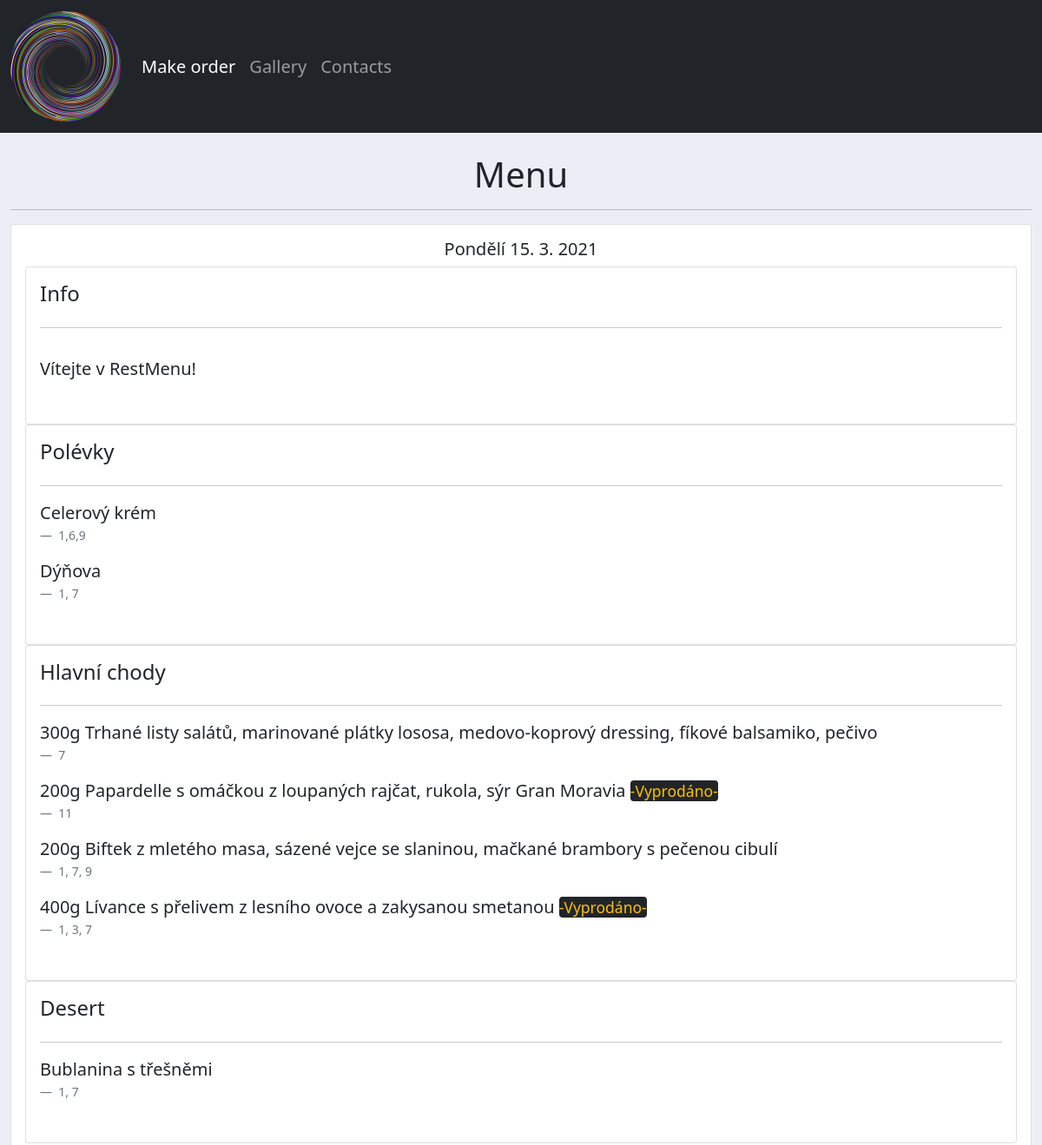
Before: / (upper part) with the older database file.
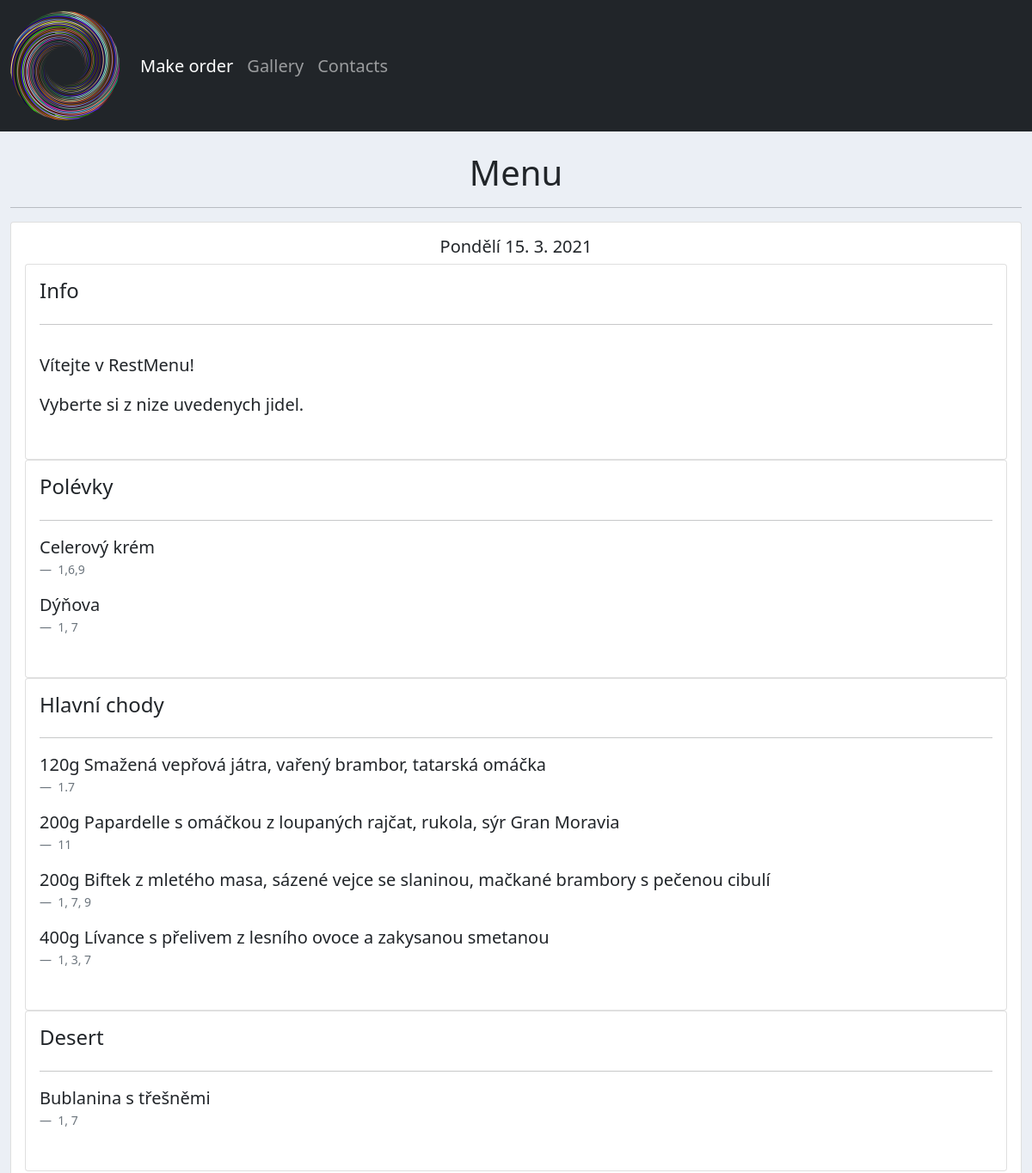
After: the same page with the newer database file.
### accounts/models.py (models this page shows)
class Menu(models.Model):
    supper1 = models.ForeignKey(
    Supper, related_name='supper1', null=True, on_delete=models.SET_NULL
    )
    supper1_portions = models.PositiveIntegerField(null=True)
    supper2 = models.ForeignKey(
    Supper, related_name='supper2', null=True, on_delete=models.SET_NULL
    )
    supper2_portions = models.PositiveIntegerField(null=True)
    meal1 = models.ForeignKey(
    Meal, related_name='meal1', null=True, on_delete=models.SET_NULL
    )
    meal1_portions = models.PositiveIntegerField(null=True)
    meal2 = models.ForeignKey(
    Meal, related_name='meal2', null=True, on_delete=models.SET_NULL
    )
    meal2_portions = models.PositiveIntegerField(null=True)
    meal3 = models.ForeignKey(
    Meal, related_name='meal3', null=True, on_delete=models.SET_NULL
    )
    meal3_portions = models.PositiveIntegerField(null=True)
    meal4 = models.ForeignKey(
    Meal, related_name='meal4', null=True, on_delete=models.SET_NULL
    )
    meal4_portions = models.PositiveIntegerField(null=True)
    desert = models.ForeignKey(Desert, null=True, on_delete=models.SET_NULL)
    day = models.CharField(max_length=1000, null=True, default='')
    info = models.TextField(max_length=2000, blank=True)

class Meal(models.Model):
    portion = models.IntegerField(null=True)
    name = models.CharField(max_length=200, null=True)
    alergens = models.CharField(max_length=200, null=True)
    price = models.PositiveIntegerField(null=True, default=110)
    def __str__(self):
        return self.name

class Supper(models.Model):
    name = models.CharField(max_length=200, null=True)
    alergens = models.CharField(max_length=200, null=True)
    price = models.PositiveIntegerField(null=True, default=25)
    def __str__(self):
        return self.name

class Desert(models.Model):
    name = models.CharField(max_length=200, null=True)
    alergens = models.CharField(max_length=200, null=True)
    def __str__(self):
        return self.name

### accounts/views.py (the view)
# urls.py: path('', views.home, name='home'),
def home(request):
    menu = Menu.objects.last()
    orders = Order.objects.all()
    total = orders.count()
    counting_portions1 = [
    'supper1', 'supper2', 'meal1', 'meal2', 'meal3', 'meal4'
    ]
    counting_portions2 = {}
    for i in counting_portions1:
        counting = Order.objects.aggregate(Sum(i))
        counting_portions2.update(counting)
    context = {
    'menu': menu,
    'orders': orders,
    'total': total,
    'c_p': counting_portions2,}
    return render(request, 'accounts/dashboard.html', context)

### accounts/templates/accounts/dashboard.html (shortened to what this page needs)
{%  extends 'accounts/main.html' %}
{% load static %}
{% block content %}
<h1 class="font-weight-light text-center text-lg-left mt-4 mb-0">Menu</h1>
<hr>
{%  include 'accounts/menu.html' %}
<br>
<br>
<br>
{% endblock %}

### accounts/templates/accounts/menu.html (shortened to what this page needs)
{% load static %}
<div class="row">
	<div class="col-md">
		<div class="card card-body">
			<h5 class="text-center">{{menu.day}}</h5>
			<div class="col-md">
    		<div class="card card-body">
    			<h4>Info</h4>
    			<hr>
            <blockquote class="blockquote">
                 <p>{{menu.info|linebreaks}}</p>
            </blockquote>
    		</div>
    	</div>
			<div class="col-md">
    		<div class="card card-body">
    			<h4>Polévky</h4>
    			<hr>
					<figure >
            <blockquote class="blockquote">
                 <p>{{menu.supper1}}
								 </p>
            </blockquote>
						<figcaption class="blockquote-footer">
              {{menu.supper1.alergens}}
            </figcaption>
            <blockquote class="blockquote">
                 <p>{{menu.supper2}}
								 </p>
            </blockquote>
						<figcaption class="blockquote-footer">
              {{menu.supper2.alergens}}
            </figcaption>
          </figure>
    		</div>
    	</div>
    	<div class="col-md">
    		<div class="card card-body">
    			<h4>Hlavní chody</h4>
          <hr>
          <figure>
            <blockquote class="blockquote">
      			     <p>{{menu.meal1.portion}}g {{menu.meal1}}
							</p>
            </blockquote>
						<figcaption class="blockquote-footer">
              {{menu.meal1.alergens}}
            </figcaption>
            <blockquote class="blockquote">
      			     <p>{{menu.meal2.portion}}g {{menu.meal2}}
									  {% if c_p.meal2__sum >= menu.meal2_portions %}
										<small class="text-warning bg-dark rounded"> -Vyprodáno- </small>
										{% endif %}
								 </p>
            </blockquote>
						<figcaption class="blockquote-footer">
              {{menu.meal2.alergens}}
            </figcaption>
            <blockquote class="blockquote">
      			     <p>{{menu.meal3.portion}}g {{menu.meal3}}
							</p>
            </blockquote>
						<figcaption class="blockquote-footer">
              {{menu.meal3.alergens}}
            </figcaption>
            <blockquote class="blockquote">
      			     <p>{{menu.meal4.portion}}g {{menu.meal4}}
									  {% if c_p.meal4__sum >= menu.meal4_portions %}
								 		<small class="text-warning bg-dark rounded"> -Vyprodáno- </small>
								 		{% endif %}
							</p>
            </blockquote>
						<figcaption class="blockquote-footer">
              {{menu.meal4.alergens}}
            </figcaption>
          </figure>
    		</div>
    	</div>
      <div class="col-md">
    		<div class="card card-body">
    			<h4>Desert</h4>
          <hr>
          <figure>
            <blockquote class="blockquote">
      			     <p>{{menu.desert}}</p>
            </blockquote>
						<figcaption class="blockquote-footer">
              {{menu.desert.alergens}}
            </figcaption>
          </figure>
    		</div>
    	</div>
		</div>
	</div>
</div>

Changed rows visible on the page:
changed Menu "Celerový krém": info "Vítejte v RestMenu!" → "Vítejte v RestMenu! Vyberte si z nize uvedenych jidel."; meal1.portion "300" → "120"; meal1 "Trhané listy salátů, marinované plátky lososa, medovo-koprový dressing, fíkové balsamiko, pečivo" → "Smažená vepřová játra, vařený brambor, tatarská omáčka"; meal1.alergens "7" → "1.7"; meal2_portions 8 → 60 (drawn); meal4_portions 8 → 60 (drawn)
Other visible differences:
text no longer shown: "-Vyprodáno- -Vyprodáno-"
